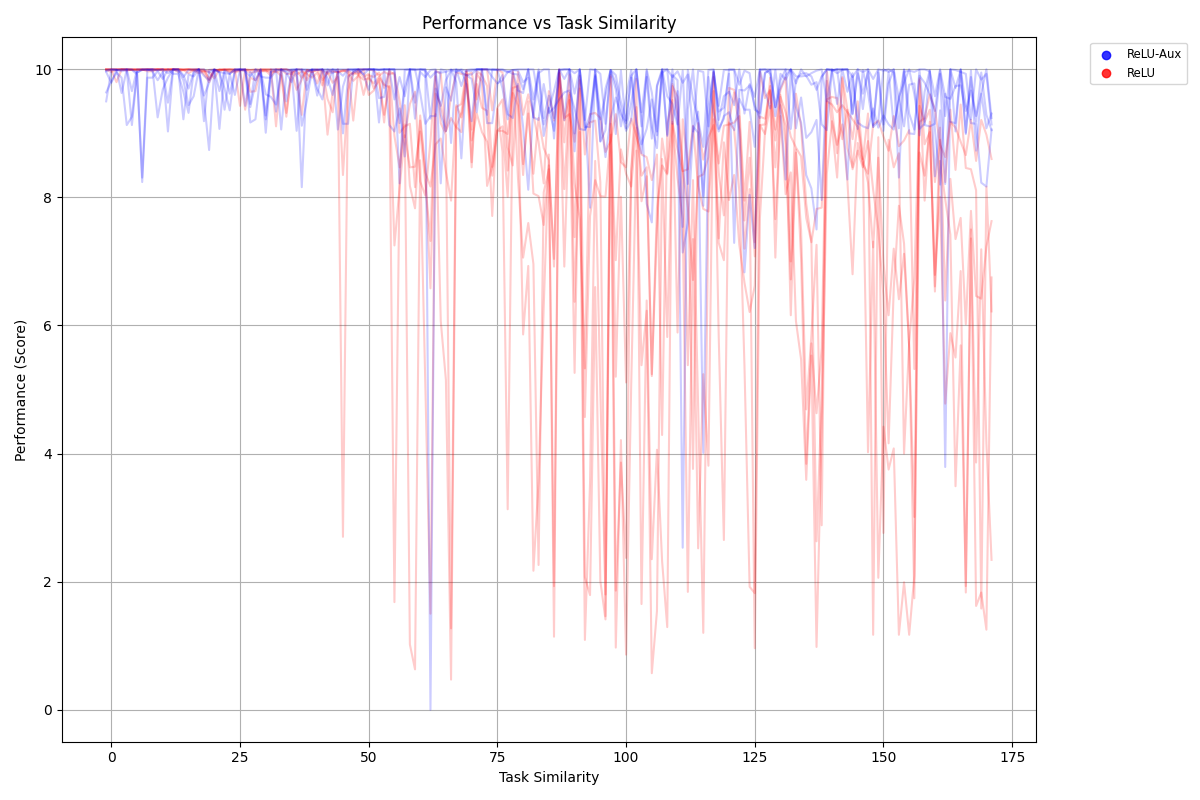

Recreate this plot in Python.
#%%
import pandas as pd
import matplotlib.pyplot as plt
from pathlib import Path
from scipy.stats import bootstrap
import numpy as np

cur_path = Path()

df = pd.read_csv(cur_path / 'collector.csv', index_col=0)
df['Experiment'] = df['Algorithm'].str.replace(r"-(-|[0-9])+", "", regex=True)
#%%
# Create the line graph
plt.figure(figsize=(12, 8))
plt.title("Performance vs Task Similarity")
plt.xlabel("Task Similarity")
plt.ylabel("Performance (Score)")
plt.grid(True)

relu_aux_color = 'blue'
relu_color = 'red'

# Group by experiment and seed, plot lines for each group
grouped = df.groupby(['Experiment', 'Seed'])
for (experiment, seed), group in grouped:
    group = group.sort_values(by='Goal')
    color = relu_aux_color if 'vf5' in experiment else relu_color
    plt.plot(group['Goal'], group['AUC'], color=color, alpha=0.2)

plt.scatter([], [], color=relu_aux_color, label="ReLU-Aux", alpha=0.8)
plt.scatter([], [], color=relu_color, label="ReLU", alpha=0.8)
# Add legend and show the plot
plt.legend(bbox_to_anchor=(1.05, 1), loc='upper left', fontsize='small')
plt.tight_layout()
plt.savefig(cur_path/"plot.png")
# %%
plt.figure(figsize=(12, 8))
plt.title("Performance vs Task Similarity")
plt.xlabel("Task Similarity")
plt.ylabel("Performance (Score)")
plt.grid(True)

relu_aux_color = 'blue'
relu_color = 'red'

alpha = 0.1

grouped = df.groupby(['Experiment', 'Seed'])
for (experiment, seed), group in grouped:
    group = group.sort_values(by='Goal')
    group['Smoothed_AUC'] = group['AUC'].ewm(alpha=alpha).mean()
    color = relu_aux_color if 'vf5' in experiment else relu_color
    plt.plot(group['Goal'], group['Smoothed_AUC'], color=color, alpha=0.6)

plt.scatter([], [], color=relu_aux_color, label="ReLU-Aux", alpha=0.8)
plt.scatter([], [], color=relu_color, label="ReLU", alpha=0.8)

# Add legend and save plot
plt.legend(bbox_to_anchor=(1.05, 1), loc='upper left', fontsize='small')
plt.tight_layout()
plt.savefig(cur_path / "plot_smoothed.png")
plt.show()


# %%
plt.figure(figsize=(12, 8))
plt.title("Performance vs Task Similarity")
plt.xlabel("Task Similarity")
plt.ylabel("Performance (Score)")
plt.grid(True)

relu_aux_color = 'blue'
relu_color = 'red'

alpha = 0.1  # Smoothing factor
ci_percentile = 0.95

def compute_bootstrap_ci(data, ci=0.95):
    if len(data) > 1:
        ci_bounds = bootstrap((data,), np.mean, confidence_level=ci, n_resamples=1000, method='percentile').confidence_interval
        return ci_bounds.low, ci_bounds.high
    else:
        return data[0], data[0]  # Return the same value if only one data point exists

# Compute mean and CI before smoothing
grouped = df.groupby(['Experiment', 'Goal'])
mean_ci_data = []

for (experiment, goal), group in grouped:
    auc_values = group.groupby('Seed')['AUC'].mean()
    mean_auc = auc_values.mean()
    lower_ci, upper_ci = compute_bootstrap_ci(auc_values.values, ci_percentile)
    mean_ci_data.append((experiment, goal, mean_auc, lower_ci, upper_ci))

# Convert to DataFrame and apply smoothing
ci_df = pd.DataFrame(mean_ci_data, columns=['Experiment', 'Goal', 'Mean_AUC', 'Lower_CI', 'Upper_CI'])
ci_df['Smoothed_AUC'] = ci_df.groupby('Experiment')['Mean_AUC'].transform(lambda x: x.ewm(alpha=alpha).mean())
ci_df['Smoothed_Lower_CI'] = ci_df.groupby('Experiment')['Lower_CI'].transform(lambda x: x.ewm(alpha=alpha).mean())
ci_df['Smoothed_Upper_CI'] = ci_df.groupby('Experiment')['Upper_CI'].transform(lambda x: x.ewm(alpha=alpha).mean())

# Plot results
for experiment, group in ci_df.groupby('Experiment'):
    color = relu_aux_color if 'vf5' in experiment else relu_color
    plt.plot(group['Goal'], group['Smoothed_AUC'], color=color, alpha=0.6)
    plt.fill_between(group['Goal'], group['Smoothed_Lower_CI'], group['Smoothed_Upper_CI'], color=color, alpha=0.2)

plt.scatter([], [], color=relu_aux_color, label="ReLU-Aux", alpha=0.8)
plt.scatter([], [], color=relu_color, label="ReLU", alpha=0.8)

# Add legend and save plot
plt.legend(bbox_to_anchor=(1.05, 1), loc='upper left', fontsize='small')
plt.tight_layout()
plt.savefig(cur_path / "plot_avg_smoothed.png")
plt.show()

# %%
